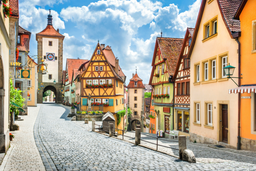
#> input picture data/town.png, 256 x 171 px, shrunk from 696 x 465 before the run
$ python main.py
#> lines starting #> are read from the running program, lines starting #| are printed output that depends on the picture
from PIL import Image
from PIL.ImageFilter import GaussianBlur
import numpy as np
from scipy.signal import convolve2d, convolve


def spatial_kernel(s=1, channels=1, reduce=True):
    l = int(s * 2) | 1  # determine kernel size
    x = np.tile((np.arange(l) - l // 2).reshape(1, l), (l, 1))
    y = np.transpose(x)
    d = x**2 + y**2
    g = np.exp(-d / (2 * (s**2))) / (2 * np.pi * (s**2))
    if reduce:
        g /= np.sum(g.ravel())
    g = np.dstack([g] * channels)
    return g

def range_kernel(I, s=1, reduce=True):
    assert I.shape[0] == I.shape[1]
    l, c = I.shape[0], I.shape[-1]
    I = I.copy().astype(np.float64)
    I = np.abs((I - I[l // 2, l // 2]))  # minus center pixel value
    I = np.max(I, axis=-1)
    k = np.exp(-I / (2 * (s**2))) / (2 * np.pi * (s**2))
    if reduce:
        k /= np.sum(k.ravel())
    k = np.dstack([k] * c)
    return k

def bilateral_filter(img, s1, s2):
    channels = img.shape[-1]
    g = spatial_kernel(s = s1, channels = channels, reduce = False)
    L = g.shape[0]

    h, w = img.shape[0], img.shape[1]
    pad_width = ((L//2, L//2), (L//2, L//2), (0, 0))
    padded_img = np.pad(img, pad_width = pad_width, mode = "edge").astype(np.float64)
    filtered = np.zeros(img.shape, dtype=np.float64)
    for i in range(L // 2, h + L // 2):
        for j in range(L // 2, w + L // 2):
            I = padded_img[i - L // 2: i + L // 2 + 1, j - L // 2: j + L // 2 + 1, :]  # extract patch
            k = range_kernel(I, s = s2, reduce = False)
            W = np.multiply(g, k).reshape(-1, channels)
            I = I.reshape(-1, channels)
            p = np.sum(np.multiply(I, W), axis=0) / np.sum(W, axis=0)
            filtered[i - L // 2, j - L // 2, :] = p
    filtered = filtered.astype(np.uint8)
    return filtered

if __name__ == '__main__':
    img = Image.open('../data/town.png').convert('RGB')
    img = np.array(img)
    k = spatial_kernel(3)
    gaussian_filtered = convolve(img, k, mode='same').astype(np.uint8)
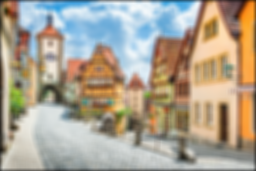
#> gaussian_filtered: shape (171, 256, 3); mean R, G, B 171.8, 162, 145.1
    bilateral_filtered = bilateral_filter(img, 3, 5)
#> in bilateral_filter, `padded_img = np.pad(img, pad_width = pad_width, mode = "edge").astype(..`:
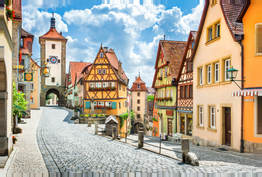
#> padded_img: shape (177, 262, 3) float64; mean R, G, B 173.2, 163.8, 147.1
#> after the loop in bilateral_filter, `for i in range(L // 2, h + L // 2):`:
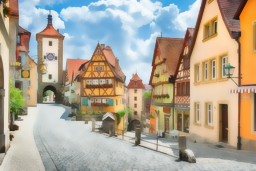
#> filtered: shape (171, 256, 3) float64; mean R, G, B 175.1, 165.3, 148.2
    Image.fromarray(img).save('../results/original.png')
    Image.fromarray(bilateral_filtered).save('../results/bilateral.png')
    Image.fromarray(gaussian_filtered).save('../results/guassian.png')
#> (the run stopped early here; a loop or call above may not have finished)
